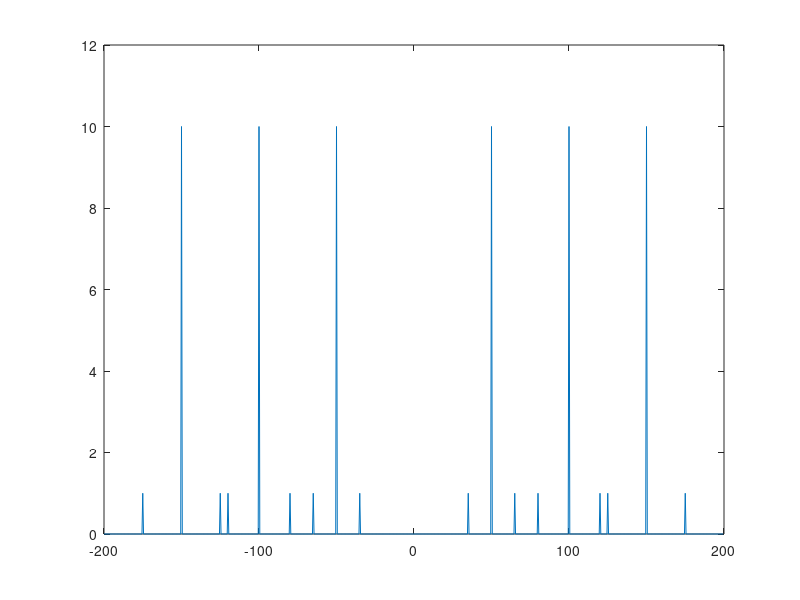

MATLAB code for this plot:

%% class

clear all;
clc;
Fs = 400;
dt = 1/Fs;
t=0:dt:2-dt;
size(t)
N = size(t,2);
N

f = [15 20 25];
u1=  2*sin(2*pi*f(1)*t);
u2 = 2*sin(2*pi*f(2)*t);
u3 = 2*sin(2*pi*f(3)*t);

fc = [50 100 150];
v1 = (u1+10).*sin(2*pi*fc(1)*t);
v2 = (u2+10).*sin(2*pi*fc(2)*t);
v3 = (u3+10).*sin(2*pi*fc(3)*t);
 
v = v1+v2+v3;

%plot(t,v);
dF = Fs/N;
f = - Fs/2:dF:Fs/2-dF;
x = fft(v);
plot(f,abs(fftshift(2*x/N)))